Frame 1 (no input): blank canvas, image omitted
Frame 60 (no input): blank canvas, image omitted
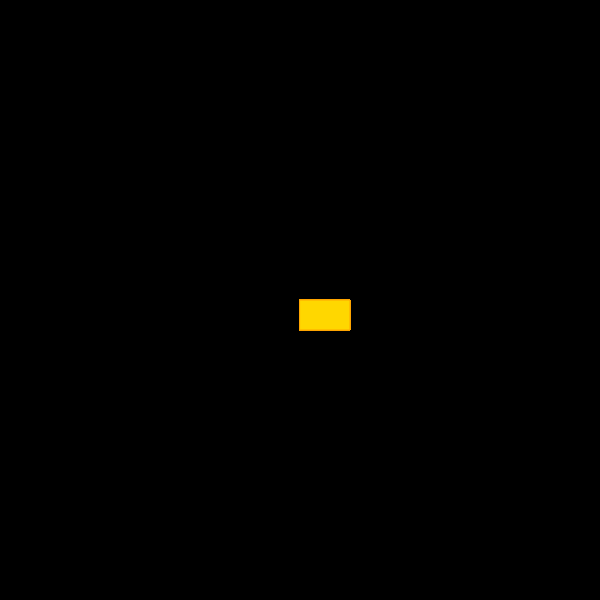
Frame 120 (the mouse pressed at the canvas centre since frame 60)

The p5.js sketch whose frames 1 and 60 were blank and that drew this single picture after the mouse press (run headless with seeded random() and noise() and a simulated clock; from frame 60 on, the mouse is pressed at the canvas centre):

// p5.js sketch
// ── sketch.js
function setup() {
  createCanvas(600, 600);
background ("black");}


function draw() {
 

  stroke('orange');
  fill('gold');


 if(mouseIsPressed){
 rect(mouseX,mouseY,50,30);
 }

}
